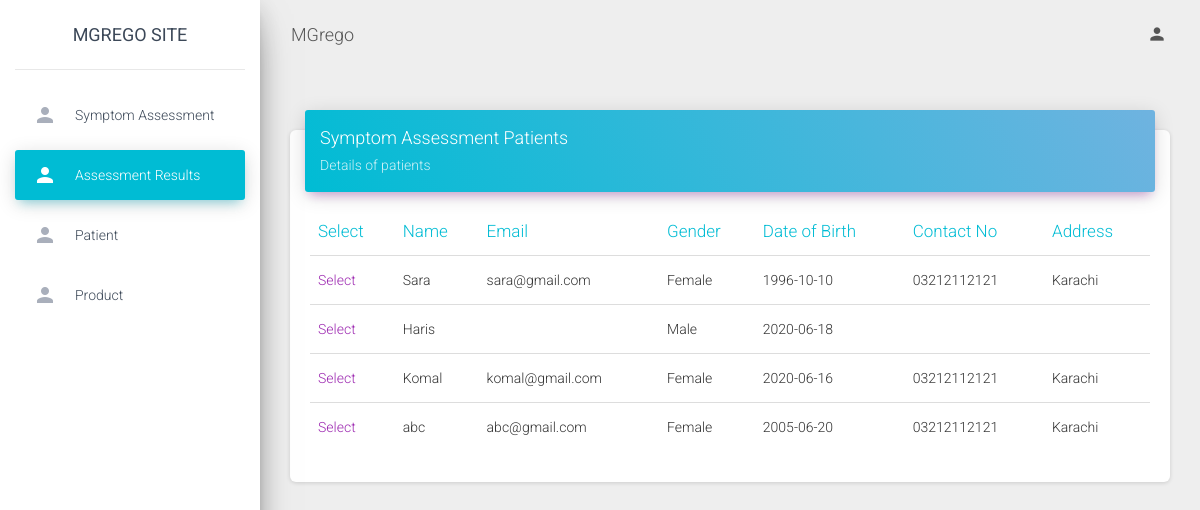
The app's page /Result.php (signed in) with its own data.
### tables this page shows
CREATE TABLE `m_symptom_assessment` (
  `MSA_Id` int(11) NOT NULL,
  `P_Id` int(11) NOT NULL,
  `MSA_Date` date NOT NULL
);

CREATE TABLE `patient` (
  `P_Id` int(11) NOT NULL,
  `P_Name` varchar(255) NOT NULL,
  `P_BirthDate` date DEFAULT NULL,
  `P_Gender` varchar(25) DEFAULT NULL,
  `P_Email` varchar(255) DEFAULT NULL,
  `P_Password` varchar(20) NOT NULL,
  `P_Contact` varchar(20) DEFAULT NULL,
  `P_Address` varchar(255) DEFAULT NULL
);

### Result.php (the view, shortened to what this page needs)
<?php
if(!isset($_SESSION['admin']))
{
    header('location:admin.php');
}else{
include 'header.php';
include 'connection.php';
$query="SELECT * FROM patient AS p JOIN m_symptom_assessment AS s ON (p.P_Id = s.P_Id) group by p.P_Id";
$result=mysqli_query($conn,$query);
?>
<div class="content">
    <div class="container-fluid">
        <div class="row">
            <div class="col-md-12">
              <div class="card">
                <div class="card-header card-header-primary">
                  <div class="row">
                    <div class="col-lg-10">
                    <h4 class="card-title ">Symptom Assessment Patients</h4>
                    <p class="card-category"> Details of patients</p>
                    </div>
                  </div>
                </div>
                <div class="card-body">
                  <div class="table-responsive">
                    <table class="table">
                      <thead class=" text-primary">
                        <th>
                          Select
                        </th>
                        <th>
                          Name
                        </th>
                        <th>
                          Email
                        </th>
                        <th>
                          Gender
                        </th>
                        <th>
                          Date of Birth
                        </th>
                        <th>
                          Contact No
                        </th>
                        <th>
                          Address
                        </th>
                      </thead>
                      <tbody>
                        <?php
                        while($row=mysqli_fetch_array($result))
                        {
                          ?>
                          <tr>
                          <td><a href="<?php echo 'Assessment.php?id='.$row['P_Id'];?>">Select</a></td>
                          <td><?php echo $row['P_Name'];?></td>
                          <td><?php echo $row['P_Email'];?></td>
                          <td><?php echo $row['P_Gender'];?></td>
                          <td><?php echo $row['P_BirthDate'];?></td>
                          <td><?php echo $row['P_Contact'];?></td>
                          <td><?php echo $row['P_Address'];?></td>
                          </tr>
                          <?php
                        }
                        ?>
                      </tbody>
                    </table>
                  </div>
                </div>
    </div>
</div>
<?php
include 'footer.php';
}
?>

### records on screen
m_symptom_assessment: P_Id.P_Name "Sara", P_Id.P_Email "sara@gmail.com", P_Id.P_Gender "Female", P_Id.P_BirthDate "1996-10-10", P_Id.P_Contact "03212112121", P_Id.P_Address "Karachi"
m_symptom_assessment: P_Id.P_Name "Haris", P_Id.P_Gender "Male", P_Id.P_BirthDate "2020-06-18"
m_symptom_assessment: P_Id.P_Name "Komal", P_Id.P_Email "komal@gmail.com", P_Id.P_Gender "Female", P_Id.P_BirthDate "2020-06-16", P_Id.P_Contact "03212112121", P_Id.P_Address "Karachi"
m_symptom_assessment: P_Id.P_Name "abc", P_Id.P_Email "abc@gmail.com", P_Id.P_Gender "Female", P_Id.P_BirthDate "2005-06-20", P_Id.P_Contact "03212112121", P_Id.P_Address "Karachi"
